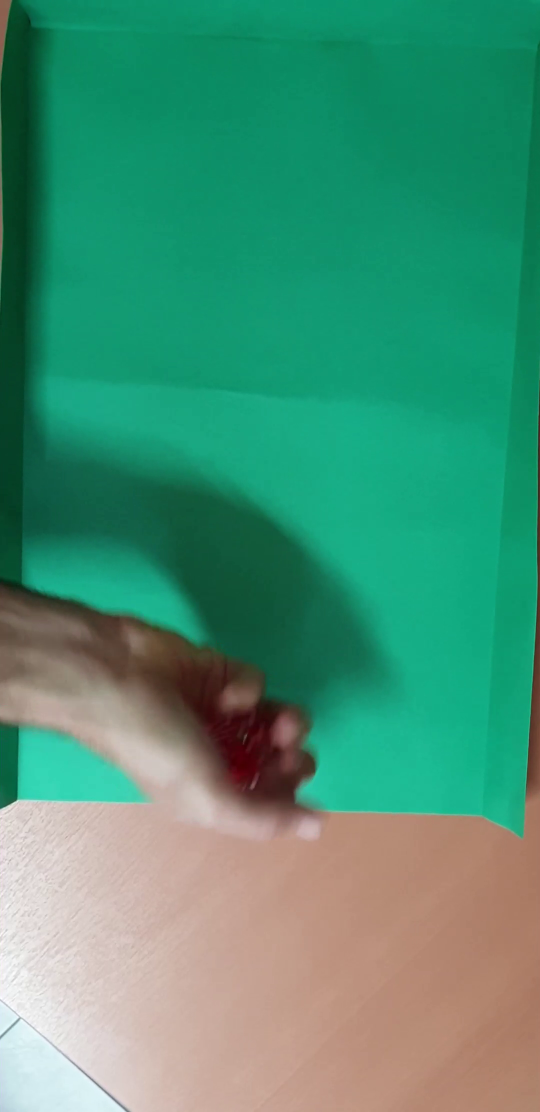
#> input picture frame 14 of media/tirada1.mp4, 1080 x 2224 px, given in place of video1.mp4, which was not available (shown at 1/2 size)
$ python GunnerFarneback.py
#> lines starting #> are read from the running program, lines starting #| are printed output that depends on the picture; after the words box and inside, x2 and y2 are one past the last pixel; in counts of white or black regions, pixels touching at a corner belong together; pictures that were not available may be replaced by others from this repository, and a replacement may not be noted
import cv2
import numpy as np
cap = cv2.VideoCapture("../media/video1.mp4")

ret, frame1 = cap.read()
#> frame1 is the input picture: shape (2224, 1080, 3); mean B, G, R 116.6, 145.4, 73.4
prvs = cv2.cvtColor(frame1,cv2.COLOR_BGR2GRAY)
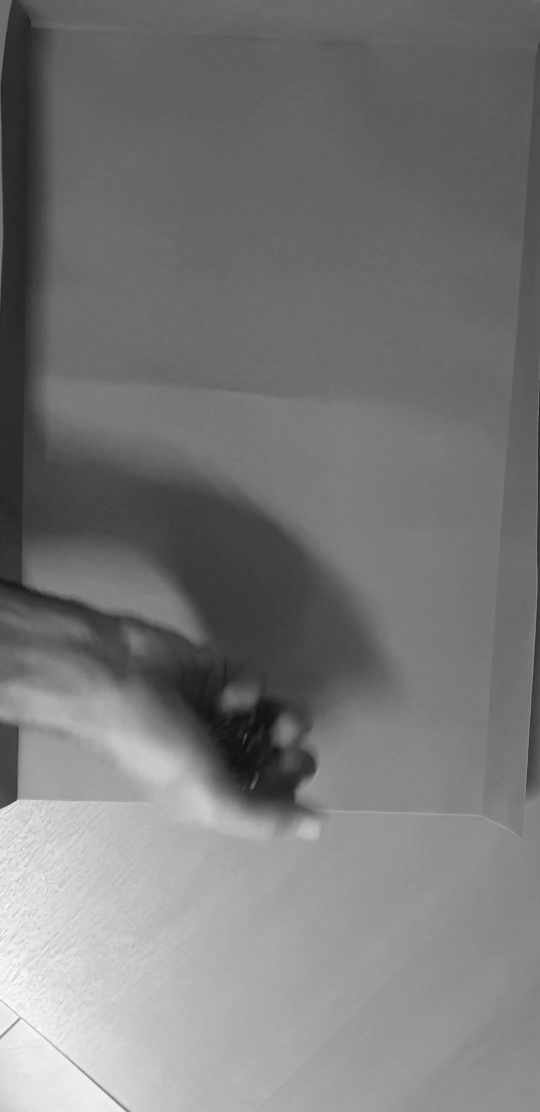
#> prvs: shape (2224, 1080) (shown at 1/2 size); min 15, max 255, mean 120.5
hsv = np.zeros_like(frame1)
hsv[...,1] = 255

while(True):
  ret, frame2 = cap.read()
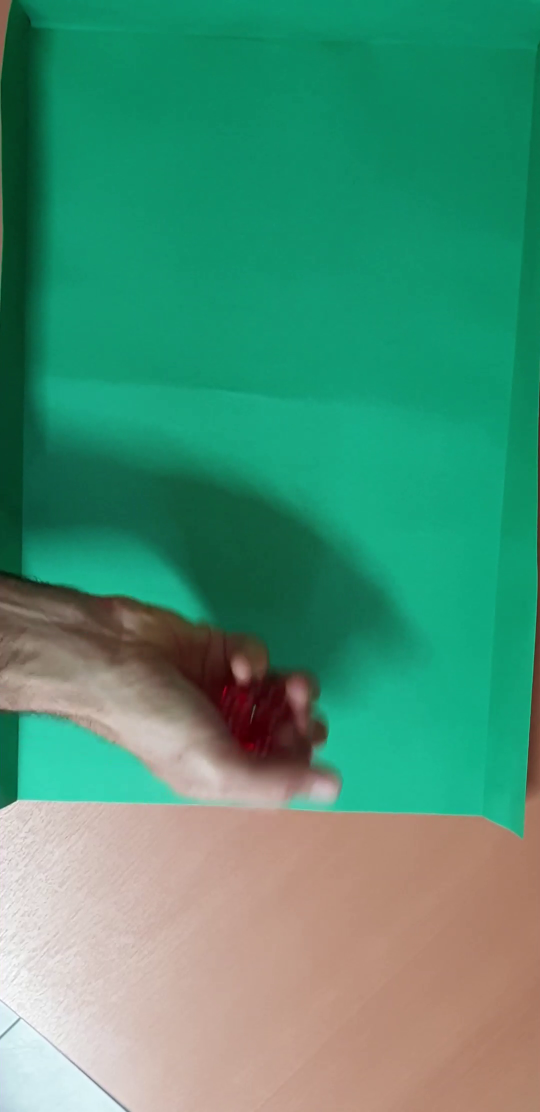
#> input picture frame 15 of media/tirada1.mp4, 1080 x 2224 px, given in place of video1.mp4, which was not available (shown at 1/2 size)
#> frame2 is the input picture: shape (2224, 1080, 3); mean B, G, R 116.8, 145.3, 74.8
  next = cv2.cvtColor(frame2,cv2.COLOR_BGR2GRAY)
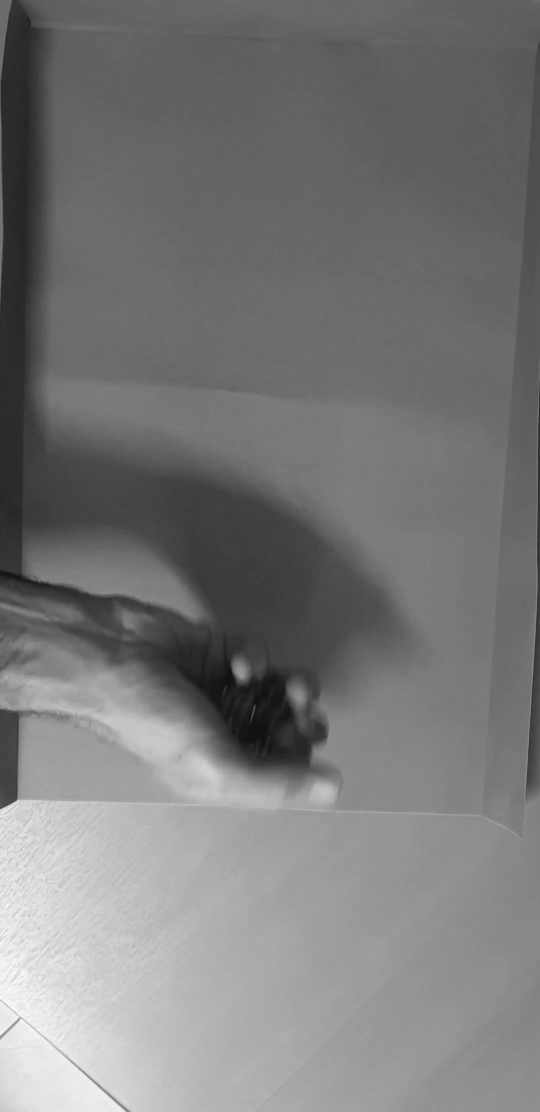
#> next: shape (2224, 1080) (shown at 1/2 size); min 12, max 255, mean 120.9

  flow = cv2.calcOpticalFlowFarneback(prvs,next, None, 0.5, 3, 15, 3, 5, 1.2, 0)

  mag, ang = cv2.cartToPolar(flow[...,0], flow[...,1])
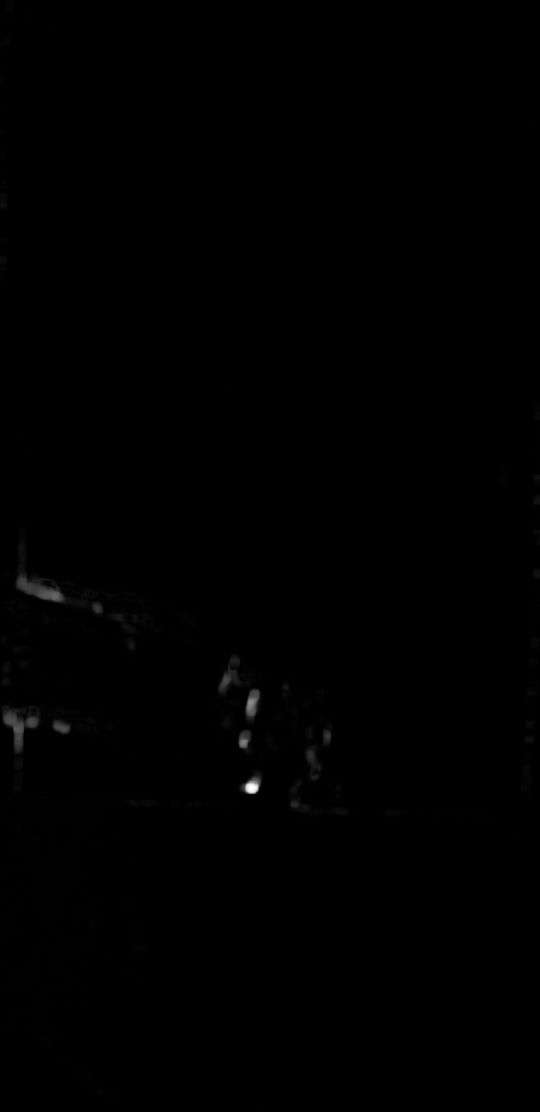
#> mag: shape (2224, 1080) float32 (shown at 1/2 size); min 0, max 70.63, mean 0.2; drawn with min black and max white
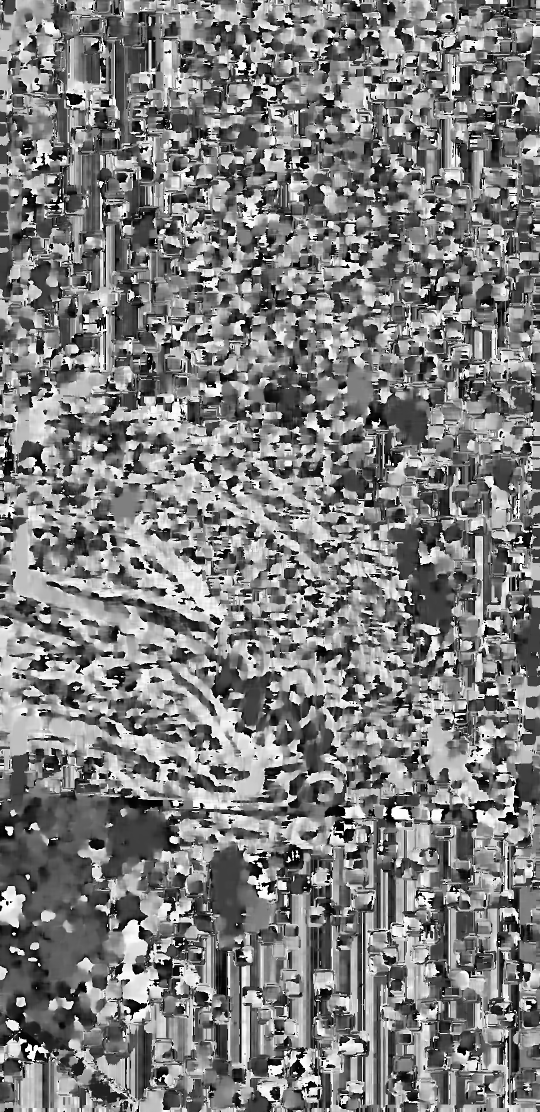
#> ang: shape (2224, 1080) float32 (shown at 1/2 size); min 4.06e-13, max 6.28, mean 3.1; drawn with min black and max white

  hsv[...,0] = ang*180/np.pi/2
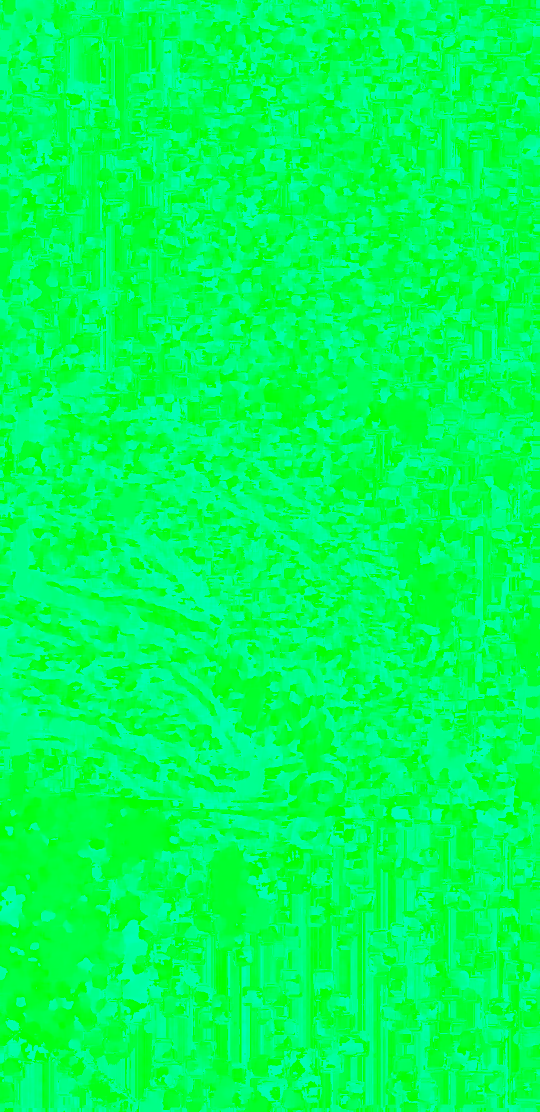
#> hsv: shape (2224, 1080, 3) (shown at 1/2 size); mean of channels 0, 1, 2 88.4, 255, 0; drawn as B, G, R
  hsv[...,2] = cv2.normalize(mag,None,0,255,cv2.NORM_MINMAX)
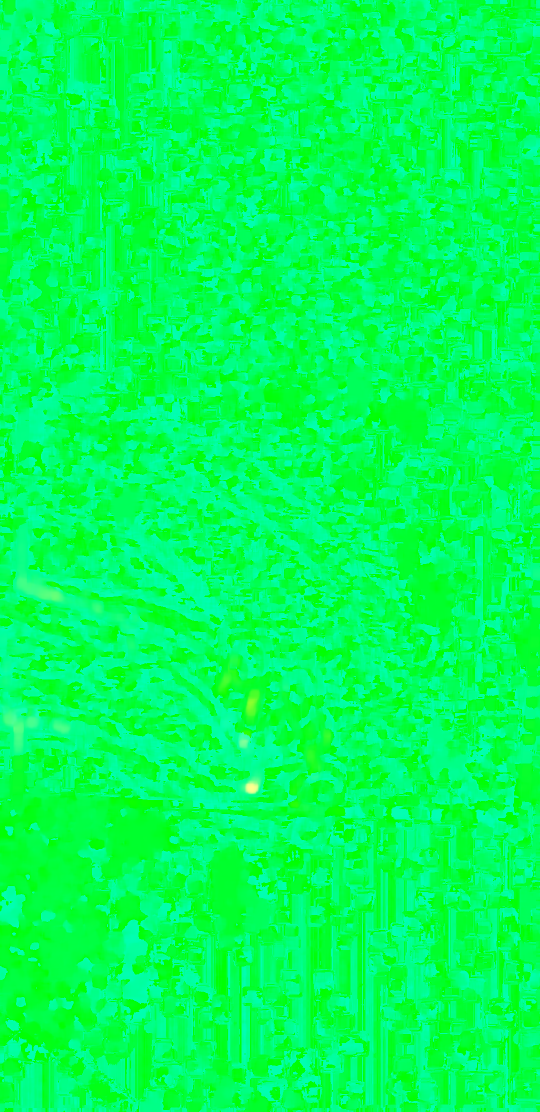
#> hsv: shape (2224, 1080, 3) (shown at 1/2 size); 6.02% of pixels changed, all inside (x1, y1, x2, y2) = (0, 0, 1080, 2224); drawn as B, G, R
  rgb = cv2.cvtColor(hsv,cv2.COLOR_HSV2BGR)

  cv2.imshow('frame2',rgb)
  k = cv2.waitKey(30) & 0xff
#> (key Esc is pressed here)
  if k == 27:
    break

  prvs = next

cap.release()
cv2.destroyAllWindows()

$ run again, starting later in the video
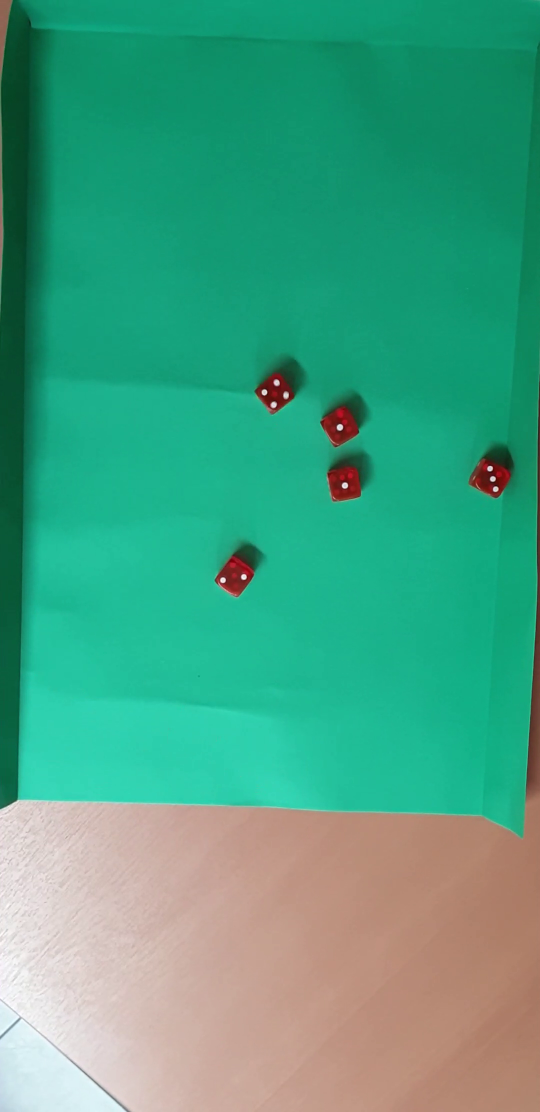
#> input picture frame 65 of media/tirada1.mp4, 1080 x 2224 px, given in place of video1.mp4, which was not available (shown at 1/2 size)
#> frame1 is the input picture: shape (2224, 1080, 3); mean B, G, R 130.6, 161, 71.8
#> `mag, ang = cv2.cartToPolar(flow[...,0], flow[...,1])`:
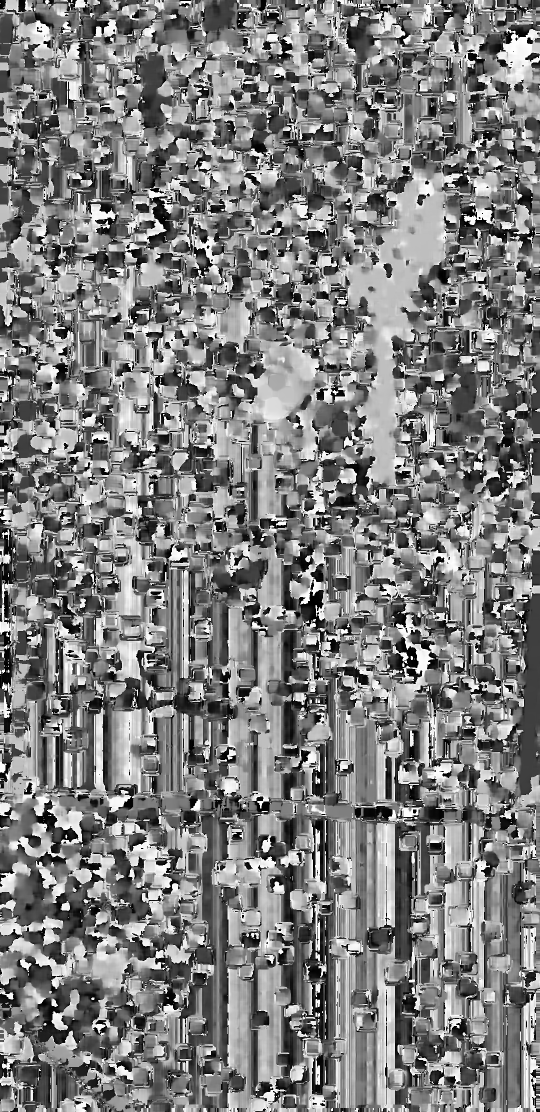
#> ang: shape (2224, 1080) float32 (shown at 1/2 size); min 6.31e-15, max 6.28, mean 3.13; drawn with min black and max white
#> `hsv[...,2] = cv2.normalize(mag,None,0,255,cv2.NORM_MINMAX)`:
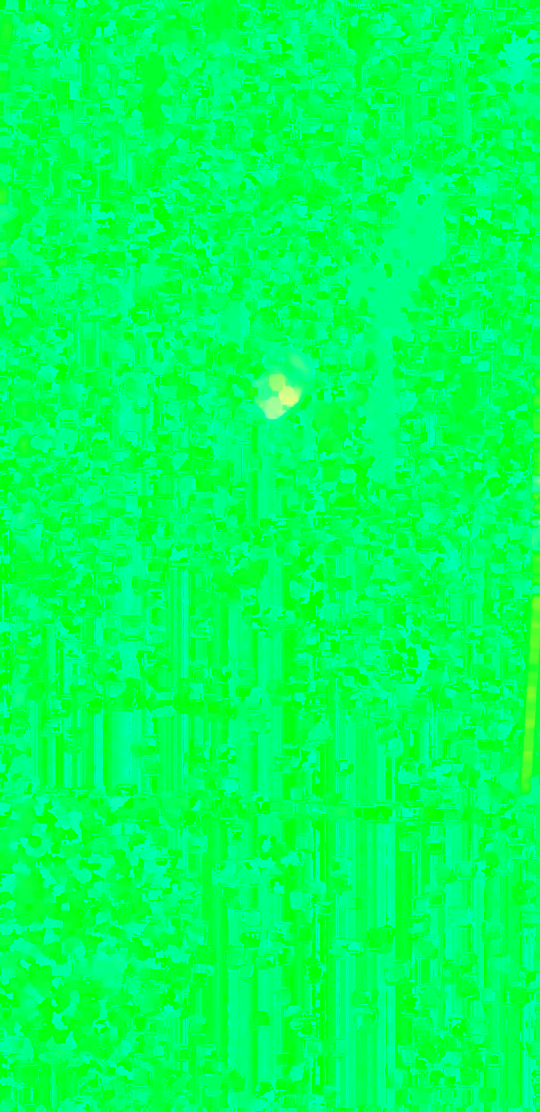
#> hsv: shape (2224, 1080, 3) (shown at 1/2 size); mean of channels 0, 1, 2 89.3, 255, 0.8; drawn as B, G, R

$ run again, starting later in the video
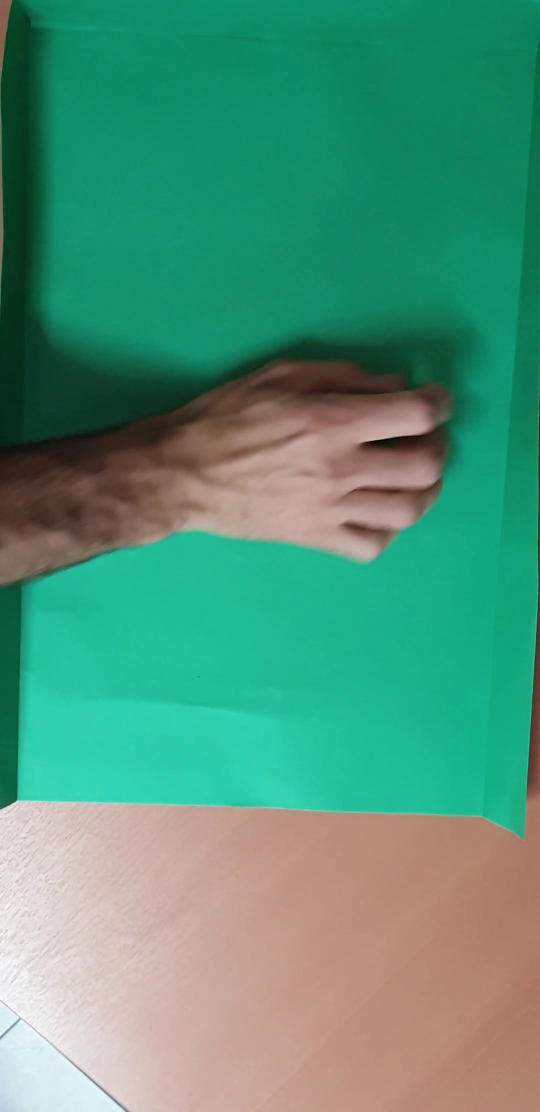
#> input picture frame 116 of media/tirada1.mp4, 1080 x 2224 px, given in place of video1.mp4, which was not available (shown at 1/2 size)
#> frame1 is the input picture: shape (2224, 1080, 3); mean B, G, R 120.7, 147.4, 80.8
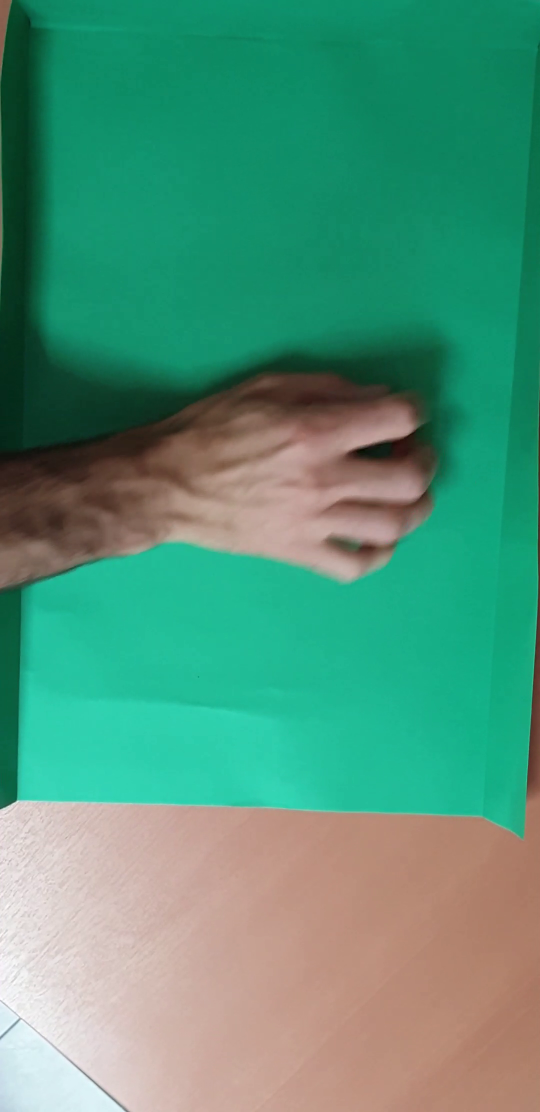
#> input picture frame 117 of media/tirada1.mp4, 1080 x 2224 px, given in place of video1.mp4, which was not available (shown at 1/2 size)
#> frame2 is the input picture: shape (2224, 1080, 3); mean B, G, R 121, 147.8, 80.8
#> `hsv[...,2] = cv2.normalize(mag,None,0,255,cv2.NORM_MINMAX)`:
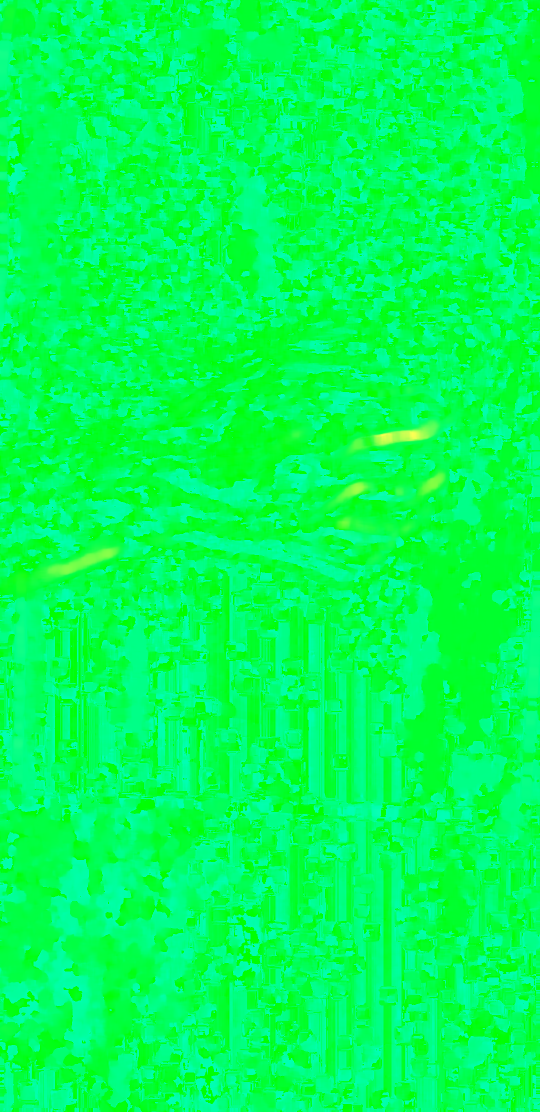
#> hsv: shape (2224, 1080, 3) (shown at 1/2 size); mean of channels 0, 1, 2 87.6, 255, 0.7; drawn as B, G, R
